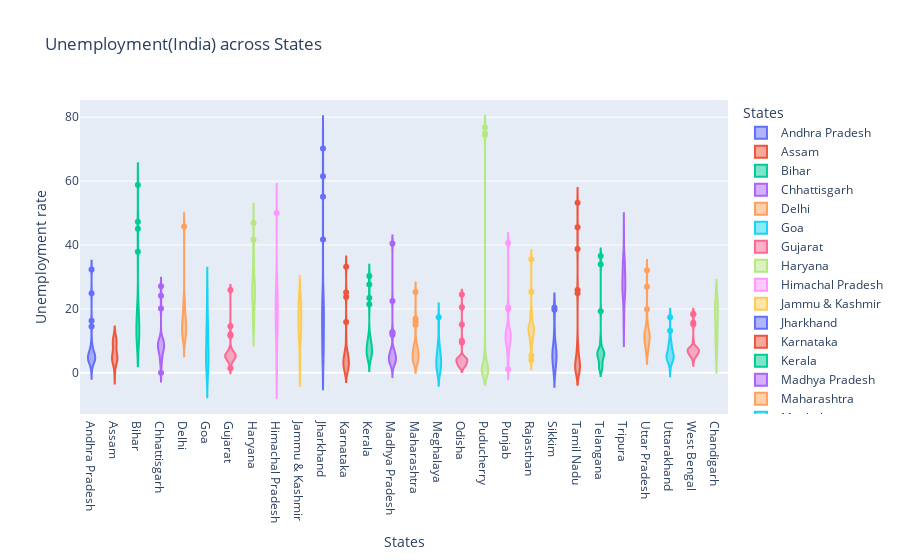

The code cell stored with this chart in its notebook:
### Markdown cell above
### Analysis of distribution of unemployment rate across states by violin plot

### Code cell
fig_India_violin=px.violin(data_frame=data_India,x='States',y='Unemployment rate',color='States',title='Unemployment(India) across States')
fig_India_violin.show()

### Figure 1 — Plotly figure (JSON) as saved in the notebook; plotly's stock layout.template omitted (floating-point values rounded to 4 significant figures)
{"data": [{"alignmentgroup": "True", "box": {"visible": false}, "hovertemplate": "States=%{x}<br>Unemployment rate=%{y}<extra></extra>", "legendgroup": "Andhra Pradesh", "marker": {"color": "#636efa"}, "name": "Andhra Pradesh", "offsetgroup": "Andhra Pradesh", "orientation": "v", "scalegroup": "True", "showlegend": true, "type": "violin", "x": ["Andhra Pradesh", "Andhra Pradesh", "Andhra Pradesh", "Andhra Pradesh", "Andhra Pradesh", "Andhra Pradesh", "Andhra Pradesh", "Andhra Pradesh", "Andhra Pradesh", "Andhra Pradesh", "Andhra Pradesh", "Andhra Pradesh", "Andhra Pradesh", "Andhra Pradesh", "Andhra Pradesh", "Andhra Pradesh", "Andhra Pradesh", "Andhra Pradesh", "Andhra Pradesh", "Andhra Pradesh", "Andhra Pradesh", "Andhra Pradesh", "Andhra Pradesh", "Andhra Pradesh", "Andhra Pradesh", "Andhra Pradesh", "Andhra Pradesh", "Andhra Pradesh"], "x0": " ", "xaxis": "x", "y": [3.65, 3.05, 3.75, 3.32, 5.17, 3.52, 4.12, 4.38, 4.84, 5.91, 4.06, 16.29, 14.46, 0.85, 6.09, 3.8, 5.64, 4.61, 6.01, 4.7, 7.54, 7.88, 7.11, 5.66, 9.88, 32.3, 24.91, 5.86], "y0": " ", "yaxis": "y"}, {"alignmentgroup": "True", "box": {"visible": false}, "hovertemplate": "States=%{x}<br>Unemployment rate=%{y}<extra></extra>", "legendgroup": "Assam", "marker": {"color": "#EF553B"}, "name": "Assam", "offsetgroup": "Assam", "orientation": "v", "scalegroup": "True", "showlegend": true, "type": "violin", "x": ["Assam", "Assam", "Assam", "Assam", "Assam", "Assam", "Assam", "Assam", "Assam", "Assam", "Assam", "Assam", "Assam", "Assam", "Assam", "Assam", "Assam", "Assam", "Assam", "Assam", "Assam", "Assam", "Assam", "Assam", "Assam", "Assam"], "x0": " ", "xaxis": "x", "y": [4.29, 5.08, 4.26, 5.79, 4.46, 4.65, 4.66, 4.29, 3.26, 3.77, 9.38, 0, 7.87, 9.89, 3.21, 10.39, 9.26, 11.17, 6.31, 5.02, 7.24, 9.98, 10.34, 8.37, 10.77, 3.42], "y0": " ", "yaxis": "y"}, {"alignmentgroup": "True", "box": {"visible": false}, "hovertemplate": "States=%{x}<br>Unemployment rate=%{y}<extra></extra>", "legendgroup": "Bihar", "marker": {"color": "#00cc96"}, "name": "Bihar", "offsetgroup": "Bihar", "orientation": "v", "scalegroup": "True", "showlegend": true, "type": "violin", "x": ["Bihar", "Bihar", "Bihar", "Bihar", "Bihar", "Bihar", "Bihar", "Bihar", "Bihar", "Bihar", "Bihar", "Bihar", "Bihar", "Bihar", "Bihar", "Bihar", "Bihar", "Bihar", "Bihar", "Bihar", "Bihar", "Bihar", "Bihar", "Bihar", "Bihar", "Bihar", "Bihar", "Bihar"], "x0": " ", "xaxis": "x", "y": [9.27, 10.2, 13.44, 11, 8.87, 12.47, 12.4, 10.16, 9.13, 9.61, 15.39, 45.09, 47.26, 20.49, 19.9, 13.29, 16.41, 17.66, 20.46, 14.06, 17.62, 14.91, 20.69, 15.11, 15.73, 58.77, 37.87, 12.45], "y0": " ", "yaxis": "y"}, {"alignmentgroup": "True", "box": {"visible": false}, "hovertemplate": "States=%{x}<br>Unemployment rate=%{y}<extra></extra>", "legendgroup": "Chhattisgarh", "marker": {"color": "#ab63fa"}, "name": "Chhattisgarh", "offsetgroup": "Chhattisgarh", "orientation": "v", "scalegroup": "True", "showlegend": true, "type": "violin", "x": ["Chhattisgarh", "Chhattisgarh", "Chhattisgarh", "Chhattisgarh", "Chhattisgarh", "Chhattisgarh", "Chhattisgarh", "Chhattisgarh", "Chhattisgarh", "Chhattisgarh", "Chhattisgarh", "Chhattisgarh", "Chhattisgarh", "Chhattisgarh", "Chhattisgarh", "Chhattisgarh", "Chhattisgarh", "Chhattisgarh", "Chhattisgarh", "Chhattisgarh", "Chhattisgarh", "Chhattisgarh", "Chhattisgarh", "Chhattisgarh", "Chhattisgarh", "Chhattisgarh", "Chhattisgarh", "Chhattisgarh"], "x0": " ", "xaxis": "x", "y": [9.82, 6.76, 4.54, 4.64, 8.33, 6.96, 2.77, 6.11, 9.89, 7.89, 7.31, 0, 7.64, 10.14, 9.77, 11.77, 8.17, 6.29, 9.46, 10.27, 8.32, 3.57, 9.01, 9.79, 8.21, 20.13, 24.1, 27.07], "y0": " ", "yaxis": "y"}, {"alignmentgroup": "True", "box": {"visible": false}, "hovertemplate": "States=%{x}<br>Unemployment rate=%{y}<extra></extra>", "legendgroup": "Delhi", "marker": {"color": "#FFA15A"}, "name": "Delhi", "offsetgroup": "Delhi", "orientation": "v", "scalegroup": "True", "showlegend": true, "type": "violin", "x": ["Delhi", "Delhi", "Delhi", "Delhi", "Delhi", "Delhi", "Delhi", "Delhi", "Delhi", "Delhi", "Delhi", "Delhi", "Delhi", "Delhi", "Delhi", "Delhi", "Delhi", "Delhi", "Delhi", "Delhi", "Delhi", "Delhi", "Delhi", "Delhi", "Delhi", "Delhi", "Delhi", "Delhi"], "x0": " ", "xaxis": "x", "y": [12.56, 9.33, 11.07, 17.18, 12.5, 15.84, 11.11, 16.97, 13.48, 13.81, 15.18, 20.69, 22.76, 21.14, 12.31, 12.76, 14.68, 13.52, 20.59, 12.41, 16.11, 11.07, 22.45, 14.86, 17.09, 16.51, 45.78, 18.11], "y0": " ", "yaxis": "y"}, {"alignmentgroup": "True", "box": {"visible": false}, "hovertemplate": "States=%{x}<br>Unemployment rate=%{y}<extra></extra>", "legendgroup": "Goa", "marker": {"color": "#19d3f3"}, "name": "Goa", "offsetgroup": "Goa", "orientation": "v", "scalegroup": "True", "showlegend": true, "type": "violin", "x": ["Goa", "Goa", "Goa", "Goa", "Goa", "Goa", "Goa", "Goa", "Goa", "Goa", "Goa", "Goa", "Goa", "Goa", "Goa", "Goa", "Goa", "Goa", "Goa", "Goa", "Goa", "Goa", "Goa", "Goa"], "x0": " ", "xaxis": "x", "y": [2.91, 5.45, 10.98, 1.98, 3.61, 7.21, 23.71, 3.54, 5.38, 0, 15.91, 20, 2.75, 13.33, 12.28, 4.9, 3.16, 12.31, 25.2, 16.22, 10.92, 4.31, 4.76, 11.76], "y0": " ", "yaxis": "y"}, {"alignmentgroup": "True", "box": {"visible": false}, "hovertemplate": "States=%{x}<br>Unemployment rate=%{y}<extra></extra>", "legendgroup": "Gujarat", "marker": {"color": "#FF6692"}, "name": "Gujarat", "offsetgroup": "Gujarat", "orientation": "v", "scalegroup": "True", "showlegend": true, "type": "violin", "x": ["Gujarat", "Gujarat", "Gujarat", "Gujarat", "Gujarat", "Gujarat", "Gujarat", "Gujarat", "Gujarat", "Gujarat", "Gujarat", "Gujarat", "Gujarat", "Gujarat", "Gujarat", "Gujarat", "Gujarat", "Gujarat", "Gujarat", "Gujarat", "Gujarat", "Gujarat", "Gujarat", "Gujarat", "Gujarat", "Gujarat", "Gujarat", "Gujarat"], "x0": " ", "xaxis": "x", "y": [2.88, 4.77, 4.58, 3.7, 6.29, 4.91, 4.68, 3.46, 5.35, 6.64, 7.59, 12, 14.58, 1.41, 4.09, 6.31, 5.15, 4.2, 5.96, 5.45, 7.53, 5.71, 5.82, 6.04, 5.39, 25.94, 11.62, 4.54], "y0": " ", "yaxis": "y"}, {"alignmentgroup": "True", "box": {"visible": false}, "hovertemplate": "States=%{x}<br>Unemployment rate=%{y}<extra></extra>", "legendgroup": "Haryana", "marker": {"color": "#B6E880"}, "name": "Haryana", "offsetgroup": "Haryana", "orientation": "v", "scalegroup": "True", "showlegend": true, "type": "violin", "x": ["Haryana", "Haryana", "Haryana", "Haryana", "Haryana", "Haryana", "Haryana", "Haryana", "Haryana", "Haryana", "Haryana", "Haryana", "Haryana", "Haryana", "Haryana", "Haryana", "Haryana", "Haryana", "Haryana", "Haryana", "Haryana", "Haryana", "Haryana", "Haryana", "Haryana", "Haryana", "Haryana", "Haryana"], "x0": " ", "xaxis": "x", "y": [14.54, 23.08, 16.22, 30.94, 16.36, 24.17, 16.59, 29.56, 16.21, 27.19, 23.92, 41.61, 34.22, 35.57, 24.67, 20.42, 25.45, 24.19, 26.84, 21.04, 27.06, 23.65, 27.24, 23.29, 27.14, 46.89, 38.46, 29.41], "y0": " ", "yaxis": "y"}, {"alignmentgroup": "True", "box": {"visible": false}, "hovertemplate": "States=%{x}<br>Unemployment rate=%{y}<extra></extra>", "legendgroup": "Himachal Pradesh", "marker": {"color": "#FF97FF"}, "name": "Himachal Pradesh", "offsetgroup": "Himachal Pradesh", "orientation": "v", "scalegroup": "True", "showlegend": true, "type": "violin", "x": ["Himachal Pradesh", "Himachal Pradesh", "Himachal Pradesh", "Himachal Pradesh", "Himachal Pradesh", "Himachal Pradesh", "Himachal Pradesh", "Himachal Pradesh", "Himachal Pradesh", "Himachal Pradesh", "Himachal Pradesh", "Himachal Pradesh", "Himachal Pradesh", "Himachal Pradesh", "Himachal Pradesh", "Himachal Pradesh", "Himachal Pradesh", "Himachal Pradesh", "Himachal Pradesh", "Himachal Pradesh", "Himachal Pradesh", "Himachal Pradesh", "Himachal Pradesh", "Himachal Pradesh", "Himachal Pradesh", "Himachal Pradesh", "Himachal Pradesh", "Himachal Pradesh"], "x0": " ", "xaxis": "x", "y": [13.68, 11.43, 20.59, 18.56, 15.98, 15.81, 22.86, 19.46, 16.67, 15.42, 17.71, 2.13, 25.64, 1.12, 10.88, 21.43, 21.51, 24.48, 12, 23.77, 27.27, 25.32, 18.15, 27.31, 26.44, 2.7, 50, 10.81], "y0": " ", "yaxis": "y"}, {"alignmentgroup": "True", "box": {"visible": false}, "hovertemplate": "States=%{x}<br>Unemployment rate=%{y}<extra></extra>", "legendgroup": "Jammu & Kashmir", "marker": {"color": "#FECB52"}, "name": "Jammu & Kashmir", "offsetgroup": "Jammu & Kashmir", "orientation": "v", "scalegroup": "True", "showlegend": true, "type": "violin", "x": ["Jammu & Kashmir", "Jammu & Kashmir", "Jammu & Kashmir", "Jammu & Kashmir", "Jammu & Kashmir", "Jammu & Kashmir", "Jammu & Kashmir", "Jammu & Kashmir", "Jammu & Kashmir", "Jammu & Kashmir", "Jammu & Kashmir", "Jammu & Kashmir", "Jammu & Kashmir", "Jammu & Kashmir", "Jammu & Kashmir", "Jammu & Kashmir", "Jammu & Kashmir", "Jammu & Kashmir", "Jammu & Kashmir", "Jammu & Kashmir", "Jammu & Kashmir"], "x0": " ", "xaxis": "x", "y": [12.78, 12.09, 13.67, 11.32, 19.27, 14.73, 22.19, 21.23, 16, 2.22, 18.97, 23.04, 19.88, 21.55, 24.06, 14.29, 7.02, 18.54, 19.86, 14.29, 12.96], "y0": " ", "yaxis": "y"}, {"alignmentgroup": "True", "box": {"visible": false}, "hovertemplate": "States=%{x}<br>Unemployment rate=%{y}<extra></extra>", "legendgroup": "Jharkhand", "marker": {"color": "#636efa"}, "name": "Jharkhand", "offsetgroup": "Jharkhand", "orientation": "v", "scalegroup": "True", "showlegend": true, "type": "violin", "x": ["Jharkhand", "Jharkhand", "Jharkhand", "Jharkhand", "Jharkhand", "Jharkhand", "Jharkhand", "Jharkhand", "Jharkhand", "Jharkhand", "Jharkhand", "Jharkhand", "Jharkhand", "Jharkhand", "Jharkhand", "Jharkhand", "Jharkhand", "Jharkhand", "Jharkhand", "Jharkhand", "Jharkhand", "Jharkhand", "Jharkhand", "Jharkhand", "Jharkhand", "Jharkhand", "Jharkhand", "Jharkhand"], "x0": " ", "xaxis": "x", "y": [7.11, 8.46, 9.98, 12.06, 7.12, 6.57, 8.07, 15.15, 6.16, 9.06, 5.01, 41.72, 55.1, 21.53, 17.23, 20.51, 15.67, 20.25, 21.16, 19.05, 17.34, 22.01, 22.96, 19.67, 16.4, 61.48, 70.17, 19.38], "y0": " ", "yaxis": "y"}, {"alignmentgroup": "True", "box": {"visible": false}, "hovertemplate": "States=%{x}<br>Unemployment rate=%{y}<extra></extra>", "legendgroup": "Karnataka", "marker": {"color": "#EF553B"}, "name": "Karnataka", "offsetgroup": "Karnataka", "orientation": "v", "scalegroup": "True", "showlegend": true, "type": "violin", "x": ["Karnataka", "Karnataka", "Karnataka", "Karnataka", "Karnataka", "Karnataka", "Karnataka", "Karnataka", "Karnataka", "Karnataka", "Karnataka", "Karnataka", "Karnataka", "Karnataka", "Karnataka", "Karnataka", "Karnataka", "Karnataka", "Karnataka", "Karnataka", "Karnataka", "Karnataka", "Karnataka", "Karnataka", "Karnataka", "Karnataka", "Karnataka", "Karnataka"], "x0": " ", "xaxis": "x", "y": [5.46, 5.98, 0.52, 0.37, 3.2, 7.13, 1.19, 0.41, 2.57, 4.11, 2.39, 33.17, 23.72, 10.92, 6.56, 5, 2.29, 1.27, 3.57, 3.87, 3.44, 1.56, 3.31, 2.88, 4.92, 25.12, 15.88, 6.12], "y0": " ", "yaxis": "y"}, {"alignmentgroup": "True", "box": {"visible": false}, "hovertemplate": "States=%{x}<br>Unemployment rate=%{y}<extra></extra>", "legendgroup": "Kerala", "marker": {"color": "#00cc96"}, "name": "Kerala", "offsetgroup": "Kerala", "orientation": "v", "scalegroup": "True", "showlegend": true, "type": "violin", "x": ["Kerala", "Kerala", "Kerala", "Kerala", "Kerala", "Kerala", "Kerala", "Kerala", "Kerala", "Kerala", "Kerala", "Kerala", "Kerala", "Kerala", "Kerala", "Kerala", "Kerala", "Kerala", "Kerala", "Kerala", "Kerala", "Kerala", "Kerala", "Kerala", "Kerala", "Kerala", "Kerala", "Kerala"], "x0": " ", "xaxis": "x", "y": [6.63, 9, 4.95, 10.32, 5.35, 9.14, 5, 10.77, 4.11, 8.91, 8.85, 10.71, 23.38, 27.66, 6.11, 6.67, 7.58, 7.69, 5.52, 5.35, 6.71, 7.31, 6.65, 6.08, 9.14, 21.43, 30.28, 12.17], "y0": " ", "yaxis": "y"}, {"alignmentgroup": "True", "box": {"visible": false}, "hovertemplate": "States=%{x}<br>Unemployment rate=%{y}<extra></extra>", "legendgroup": "Madhya Pradesh", "marker": {"color": "#ab63fa"}, "name": "Madhya Pradesh", "offsetgroup": "Madhya Pradesh", "orientation": "v", "scalegroup": "True", "showlegend": true, "type": "violin", "x": ["Madhya Pradesh", "Madhya Pradesh", "Madhya Pradesh", "Madhya Pradesh", "Madhya Pradesh", "Madhya Pradesh", "Madhya Pradesh", "Madhya Pradesh", "Madhya Pradesh", "Madhya Pradesh", "Madhya Pradesh", "Madhya Pradesh", "Madhya Pradesh", "Madhya Pradesh", "Madhya Pradesh", "Madhya Pradesh", "Madhya Pradesh", "Madhya Pradesh", "Madhya Pradesh", "Madhya Pradesh", "Madhya Pradesh", "Madhya Pradesh", "Madhya Pradesh", "Madhya Pradesh", "Madhya Pradesh", "Madhya Pradesh", "Madhya Pradesh", "Madhya Pradesh"], "x0": " ", "xaxis": "x", "y": [3.63, 4.25, 3.92, 4.94, 3.08, 2.98, 2.72, 2.94, 3.66, 4.42, 1.19, 12.5, 22.46, 6.46, 3.91, 6.38, 7.38, 6.82, 7, 4.4, 6.06, 6.2, 5.17, 4.96, 4.8, 11.94, 40.49, 12.72], "y0": " ", "yaxis": "y"}, {"alignmentgroup": "True", "box": {"visible": false}, "hovertemplate": "States=%{x}<br>Unemployment rate=%{y}<extra></extra>", "legendgroup": "Maharashtra", "marker": {"color": "#FFA15A"}, "name": "Maharashtra", "offsetgroup": "Maharashtra", "orientation": "v", "scalegroup": "True", "showlegend": true, "type": "violin", "x": ["Maharashtra", "Maharashtra", "Maharashtra", "Maharashtra", "Maharashtra", "Maharashtra", "Maharashtra", "Maharashtra", "Maharashtra", "Maharashtra", "Maharashtra", "Maharashtra", "Maharashtra", "Maharashtra", "Maharashtra", "Maharashtra", "Maharashtra", "Maharashtra", "Maharashtra", "Maharashtra", "Maharashtra", "Maharashtra", "Maharashtra", "Maharashtra", "Maharashtra", "Maharashtra", "Maharashtra", "Maharashtra"], "x0": " ", "xaxis": "x", "y": [3.67, 4.34, 3.66, 3.76, 4.4, 3.81, 3.68, 3.03, 3.8, 4.24, 5.38, 25.28, 16.89, 9.4, 6.08, 6.46, 6.35, 7.57, 7.6, 7.51, 7.6, 7.83, 6.67, 5.34, 6.34, 14.99, 15.92, 10.01], "y0": " ", "yaxis": "y"}, {"alignmentgroup": "True", "box": {"visible": false}, "hovertemplate": "States=%{x}<br>Unemployment rate=%{y}<extra></extra>", "legendgroup": "Meghalaya", "marker": {"color": "#19d3f3"}, "name": "Meghalaya", "offsetgroup": "Meghalaya", "orientation": "v", "scalegroup": "True", "showlegend": true, "type": "violin", "x": ["Meghalaya", "Meghalaya", "Meghalaya", "Meghalaya", "Meghalaya", "Meghalaya", "Meghalaya", "Meghalaya", "Meghalaya", "Meghalaya", "Meghalaya", "Meghalaya", "Meghalaya", "Meghalaya", "Meghalaya", "Meghalaya", "Meghalaya", "Meghalaya", "Meghalaya", "Meghalaya", "Meghalaya", "Meghalaya", "Meghalaya", "Meghalaya", "Meghalaya", "Meghalaya", "Meghalaya"], "x0": " ", "xaxis": "x", "y": [3.16, 4.23, 1.03, 0.52, 0.24, 3.7, 1.5, 1.8, 0.97, 2.76, 1.28, 8.38, 3.73, 1.35, 8.4, 8.66, 4.43, 5.8, 5.3, 7.2, 3.02, 5.21, 4.76, 7.37, 2.8, 17.39, 14.58], "y0": " ", "yaxis": "y"}, {"alignmentgroup": "True", "box": {"visible": false}, "hovertemplate": "States=%{x}<br>Unemployment rate=%{y}<extra></extra>", "legendgroup": "Odisha", "marker": {"color": "#FF6692"}, "name": "Odisha", "offsetgroup": "Odisha", "orientation": "v", "scalegroup": "True", "showlegend": true, "type": "violin", "x": ["Odisha", "Odisha", "Odisha", "Odisha", "Odisha", "Odisha", "Odisha", "Odisha", "Odisha", "Odisha", "Odisha", "Odisha", "Odisha", "Odisha", "Odisha", "Odisha", "Odisha", "Odisha", "Odisha", "Odisha", "Odisha", "Odisha", "Odisha", "Odisha", "Odisha", "Odisha", "Odisha", "Odisha"], "x0": " ", "xaxis": "x", "y": [4.17, 4.71, 3.31, 3.68, 4.31, 4.28, 4.72, 4.67, 1.81, 3.31, 15.09, 24.48, 9.45, 4.59, 2.95, 2.63, 1.78, 3.5, 3.78, 4.5, 2.23, 3.36, 2.28, 2.19, 3.96, 20.5, 10, 2.18], "y0": " ", "yaxis": "y"}, {"alignmentgroup": "True", "box": {"visible": false}, "hovertemplate": "States=%{x}<br>Unemployment rate=%{y}<extra></extra>", "legendgroup": "Puducherry", "marker": {"color": "#B6E880"}, "name": "Puducherry", "offsetgroup": "Puducherry", "orientation": "v", "scalegroup": "True", "showlegend": true, "type": "violin", "x": ["Puducherry", "Puducherry", "Puducherry", "Puducherry", "Puducherry", "Puducherry", "Puducherry", "Puducherry", "Puducherry", "Puducherry", "Puducherry", "Puducherry", "Puducherry", "Puducherry", "Puducherry", "Puducherry", "Puducherry", "Puducherry", "Puducherry", "Puducherry", "Puducherry", "Puducherry", "Puducherry", "Puducherry", "Puducherry", "Puducherry"], "x0": " ", "xaxis": "x", "y": [0, 0, 0, 4.85, 0, 1.18, 0, 1.99, 0.58, 1.74, 2.31, 74.51, 1.25, 0, 0, 8.95, 1.22, 1.17, 1.37, 5.21, 0.57, 1.78, 0.62, 76.74, 75, 4.55], "y0": " ", "yaxis": "y"}, {"alignmentgroup": "True", "box": {"visible": false}, "hovertemplate": "States=%{x}<br>Unemployment rate=%{y}<extra></extra>", "legendgroup": "Punjab", "marker": {"color": "#FF97FF"}, "name": "Punjab", "offsetgroup": "Punjab", "orientation": "v", "scalegroup": "True", "showlegend": true, "type": "violin", "x": ["Punjab", "Punjab", "Punjab", "Punjab", "Punjab", "Punjab", "Punjab", "Punjab", "Punjab", "Punjab", "Punjab", "Punjab", "Punjab", "Punjab", "Punjab", "Punjab", "Punjab", "Punjab", "Punjab", "Punjab", "Punjab", "Punjab", "Punjab", "Punjab", "Punjab", "Punjab", "Punjab", "Punjab"], "x0": " ", "xaxis": "x", "y": [9.17, 12.21, 9.64, 6.69, 8.59, 12.56, 7.07, 6.13, 9.69, 10.41, 10.51, 3.69, 40.59, 20, 13.49, 13.17, 11.61, 11.99, 15.69, 13.75, 10.39, 11.97, 13.68, 11.99, 9.97, 1.13, 20.54, 10.55], "y0": " ", "yaxis": "y"}, {"alignmentgroup": "True", "box": {"visible": false}, "hovertemplate": "States=%{x}<br>Unemployment rate=%{y}<extra></extra>", "legendgroup": "Rajasthan", "marker": {"color": "#FECB52"}, "name": "Rajasthan", "offsetgroup": "Rajasthan", "orientation": "v", "scalegroup": "True", "showlegend": true, "type": "violin", "x": ["Rajasthan", "Rajasthan", "Rajasthan", "Rajasthan", "Rajasthan", "Rajasthan", "Rajasthan", "Rajasthan", "Rajasthan", "Rajasthan", "Rajasthan", "Rajasthan", "Rajasthan", "Rajasthan", "Rajasthan", "Rajasthan", "Rajasthan", "Rajasthan", "Rajasthan", "Rajasthan", "Rajasthan", "Rajasthan", "Rajasthan", "Rajasthan", "Rajasthan", "Rajasthan", "Rajasthan", "Rajasthan"], "x0": " ", "xaxis": "x", "y": [4.03, 13.7, 9.7, 12.5, 5.45, 14.66, 10.47, 13.96, 8, 14.48, 9.47, 12.25, 10.45, 13.86, 13.62, 14.36, 11.67, 14.71, 12.63, 13.02, 14.3, 18.04, 18.82, 17.02, 18.54, 35.53, 25.35, 13.04], "y0": " ", "yaxis": "y"}, {"alignmentgroup": "True", "box": {"visible": false}, "hovertemplate": "States=%{x}<br>Unemployment rate=%{y}<extra></extra>", "legendgroup": "Sikkim", "marker": {"color": "#636efa"}, "name": "Sikkim", "offsetgroup": "Sikkim", "orientation": "v", "scalegroup": "True", "showlegend": true, "type": "violin", "x": ["Sikkim", "Sikkim", "Sikkim", "Sikkim", "Sikkim", "Sikkim", "Sikkim", "Sikkim", "Sikkim", "Sikkim", "Sikkim", "Sikkim", "Sikkim", "Sikkim", "Sikkim", "Sikkim", "Sikkim"], "x0": " ", "xaxis": "x", "y": [5.48, 13.11, 1, 0, 5.81, 8.2, 7.76, 2.56, 4.82, 4.81, 9.68, 4.04, 7.37, 20.45, 5.77, 19.75, 2.63], "y0": " ", "yaxis": "y"}, {"alignmentgroup": "True", "box": {"visible": false}, "hovertemplate": "States=%{x}<br>Unemployment rate=%{y}<extra></extra>", "legendgroup": "Tamil Nadu", "marker": {"color": "#EF553B"}, "name": "Tamil Nadu", "offsetgroup": "Tamil Nadu", "orientation": "v", "scalegroup": "True", "showlegend": true, "type": "violin", "x": ["Tamil Nadu", "Tamil Nadu", "Tamil Nadu", "Tamil Nadu", "Tamil Nadu", "Tamil Nadu", "Tamil Nadu", "Tamil Nadu", "Tamil Nadu", "Tamil Nadu", "Tamil Nadu", "Tamil Nadu", "Tamil Nadu", "Tamil Nadu", "Tamil Nadu", "Tamil Nadu", "Tamil Nadu", "Tamil Nadu", "Tamil Nadu", "Tamil Nadu", "Tamil Nadu", "Tamil Nadu", "Tamil Nadu", "Tamil Nadu", "Tamil Nadu", "Tamil Nadu", "Tamil Nadu", "Tamil Nadu"], "x0": " ", "xaxis": "x", "y": [0.97, 0.92, 6.01, 2.91, 1.71, 1.46, 2.46, 3.73, 1.18, 1.17, 6.36, 53.19, 38.73, 2.06, 0.89, 1.56, 3.18, 9.53, 1.86, 1.13, 2.65, 8.05, 2.05, 3.31, 6.46, 45.55, 25.95, 24.93], "y0": " ", "yaxis": "y"}, {"alignmentgroup": "True", "box": {"visible": false}, "hovertemplate": "States=%{x}<br>Unemployment rate=%{y}<extra></extra>", "legendgroup": "Telangana", "marker": {"color": "#00cc96"}, "name": "Telangana", "offsetgroup": "Telangana", "orientation": "v", "scalegroup": "True", "showlegend": true, "type": "violin", "x": ["Telangana", "Telangana", "Telangana", "Telangana", "Telangana", "Telangana", "Telangana", "Telangana", "Telangana", "Telangana", "Telangana", "Telangana", "Telangana", "Telangana", "Telangana", "Telangana", "Telangana", "Telangana", "Telangana", "Telangana", "Telangana", "Telangana", "Telangana", "Telangana", "Telangana", "Telangana", "Telangana", "Telangana"], "x0": " ", "xaxis": "x", "y": [2.23, 5.92, 2.45, 1.4, 5.49, 7.29, 6.47, 1.35, 5.02, 9.02, 5.63, 4.51, 34.01, 19.3, 1.52, 1.43, 3.73, 4.19, 6.19, 6.74, 5.23, 4.22, 6.49, 6.74, 6.1, 10.5, 36.57, 6.92], "y0": " ", "yaxis": "y"}, {"alignmentgroup": "True", "box": {"visible": false}, "hovertemplate": "States=%{x}<br>Unemployment rate=%{y}<extra></extra>", "legendgroup": "Tripura", "marker": {"color": "#ab63fa"}, "name": "Tripura", "offsetgroup": "Tripura", "orientation": "v", "scalegroup": "True", "showlegend": true, "type": "violin", "x": ["Tripura", "Tripura", "Tripura", "Tripura", "Tripura", "Tripura", "Tripura", "Tripura", "Tripura", "Tripura", "Tripura", "Tripura", "Tripura", "Tripura", "Tripura", "Tripura", "Tripura", "Tripura", "Tripura", "Tripura", "Tripura", "Tripura", "Tripura", "Tripura", "Tripura", "Tripura", "Tripura", "Tripura"], "x0": " ", "xaxis": "x", "y": [29.25, 26.64, 22.47, 25.49, 30.23, 27.54, 25.25, 26.53, 31.91, 26.22, 31.61, 43.64, 14.71, 18.84, 34.69, 25.59, 25.81, 33.45, 33.57, 26.67, 27.15, 33.48, 34.37, 33.88, 25.69, 34.88, 16.78, 27.47], "y0": " ", "yaxis": "y"}, {"alignmentgroup": "True", "box": {"visible": false}, "hovertemplate": "States=%{x}<br>Unemployment rate=%{y}<extra></extra>", "legendgroup": "Uttar Pradesh", "marker": {"color": "#FFA15A"}, "name": "Uttar Pradesh", "offsetgroup": "Uttar Pradesh", "orientation": "v", "scalegroup": "True", "showlegend": true, "type": "violin", "x": ["Uttar Pradesh", "Uttar Pradesh", "Uttar Pradesh", "Uttar Pradesh", "Uttar Pradesh", "Uttar Pradesh", "Uttar Pradesh", "Uttar Pradesh", "Uttar Pradesh", "Uttar Pradesh", "Uttar Pradesh", "Uttar Pradesh", "Uttar Pradesh", "Uttar Pradesh", "Uttar Pradesh", "Uttar Pradesh", "Uttar Pradesh", "Uttar Pradesh", "Uttar Pradesh", "Uttar Pradesh", "Uttar Pradesh", "Uttar Pradesh", "Uttar Pradesh", "Uttar Pradesh", "Uttar Pradesh", "Uttar Pradesh", "Uttar Pradesh", "Uttar Pradesh"], "x0": " ", "xaxis": "x", "y": [10.26, 11.13, 9.19, 11.47, 6.45, 10.18, 6.94, 8.43, 6.06, 8.12, 9.37, 19.92, 16.89, 8.51, 14.4, 11.62, 11.8, 14.73, 13.58, 10.35, 11.31, 12.37, 12.34, 11.65, 12.32, 26.94, 32.06, 13.05], "y0": " ", "yaxis": "y"}, {"alignmentgroup": "True", "box": {"visible": false}, "hovertemplate": "States=%{x}<br>Unemployment rate=%{y}<extra></extra>", "legendgroup": "Uttarakhand", "marker": {"color": "#19d3f3"}, "name": "Uttarakhand", "offsetgroup": "Uttarakhand", "orientation": "v", "scalegroup": "True", "showlegend": true, "type": "violin", "x": ["Uttarakhand", "Uttarakhand", "Uttarakhand", "Uttarakhand", "Uttarakhand", "Uttarakhand", "Uttarakhand", "Uttarakhand", "Uttarakhand", "Uttarakhand", "Uttarakhand", "Uttarakhand", "Uttarakhand", "Uttarakhand", "Uttarakhand", "Uttarakhand", "Uttarakhand", "Uttarakhand", "Uttarakhand", "Uttarakhand", "Uttarakhand", "Uttarakhand", "Uttarakhand", "Uttarakhand", "Uttarakhand", "Uttarakhand", "Uttarakhand"], "x0": " ", "xaxis": "x", "y": [1.63, 4.65, 5.74, 6.11, 3.47, 4.83, 5.56, 4.52, 4.17, 4.85, 3.66, 3.57, 10.71, 9.17, 4.69, 6.94, 7.43, 9.62, 4.72, 6.34, 7.39, 8.92, 5.28, 8.15, 13.18, 17.36, 5.08], "y0": " ", "yaxis": "y"}, {"alignmentgroup": "True", "box": {"visible": false}, "hovertemplate": "States=%{x}<br>Unemployment rate=%{y}<extra></extra>", "legendgroup": "West Bengal", "marker": {"color": "#FF6692"}, "name": "West Bengal", "offsetgroup": "West Bengal", "orientation": "v", "scalegroup": "True", "showlegend": true, "type": "violin", "x": ["West Bengal", "West Bengal", "West Bengal", "West Bengal", "West Bengal", "West Bengal", "West Bengal", "West Bengal", "West Bengal", "West Bengal", "West Bengal", "West Bengal", "West Bengal", "West Bengal", "West Bengal", "West Bengal", "West Bengal", "West Bengal", "West Bengal", "West Bengal", "West Bengal", "West Bengal", "West Bengal", "West Bengal", "West Bengal", "West Bengal", "West Bengal", "West Bengal"], "x0": " ", "xaxis": "x", "y": [6.02, 5.85, 5.62, 5.58, 5.26, 6.78, 5.83, 5.79, 6.79, 3.78, 7.02, 18.32, 18.43, 4.94, 7.25, 7.38, 7.91, 7.27, 7.79, 7.83, 6.61, 7.24, 7.27, 7.55, 6.67, 15.63, 15.22, 9.86], "y0": " ", "yaxis": "y"}, {"alignmentgroup": "True", "box": {"visible": false}, "hovertemplate": "States=%{x}<br>Unemployment rate=%{y}<extra></extra>", "legendgroup": "Chandigarh", "marker": {"color": "#B6E880"}, "name": "Chandigarh", "offsetgroup": "Chandigarh", "orientation": "v", "scalegroup": "True", "showlegend": true, "type": "violin", "x": ["Chandigarh", "Chandigarh", "Chandigarh", "Chandigarh", "Chandigarh", "Chandigarh", "Chandigarh", "Chandigarh", "Chandigarh", "Chandigarh", "Chandigarh", "Chandigarh"], "x0": " ", "xaxis": "x", "y": [18.35, 12.4, 21.8, 9.52, 20.14, 13.99, 22.05, 8.33, 20, 16.67, 21.43, 7.22], "y0": " ", "yaxis": "y"}], "layout": {"legend": {"title": {"text": "States"}, "tracegroupgap": 0}, "title": {"text": "Unemployment(India) across States"}, "violinmode": "overlay", "xaxis": {"anchor": "y", "categoryarray": ["Andhra Pradesh", "Assam", "Bihar", "Chhattisgarh", "Delhi", "Goa", "Gujarat", "Haryana", "Himachal Pradesh", "Jammu & Kashmir", "Jharkhand", "Karnataka", "Kerala", "Madhya Pradesh", "Maharashtra", "Meghalaya", "Odisha", "Puducherry", "Punjab", "Rajasthan", "Sikkim", "Tamil Nadu", "Telangana", "Tripura", "Uttar Pradesh", "Uttarakhand", "West Bengal", "Chandigarh"], "categoryorder": "array", "domain": [0, 1], "title": {"text": "States"}}, "yaxis": {"anchor": "x", "domain": [0, 1], "title": {"text": "Unemployment rate"}}}}
